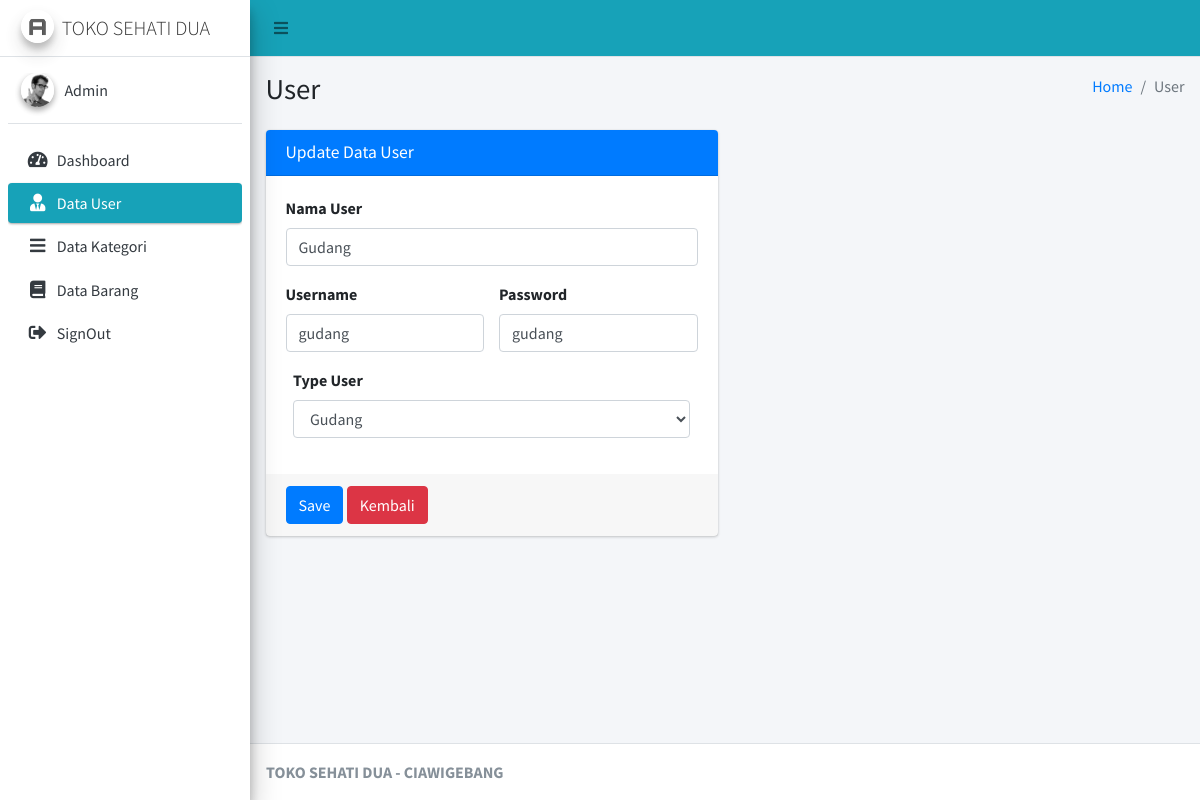
Page /Admin/cUser/edit/2 (signed in) on the committed database.
### tables this page shows
CREATE TABLE `user` (
  `id_user` int(11) NOT NULL,
  `nama_user` varchar(125) NOT NULL,
  `username` varchar(125) NOT NULL,
  `password` varchar(125) NOT NULL,
  `level_user` int(11) NOT NULL
);

### application/controllers/Admin/cUser.php (called while the page is built, shortened)
<?php
class cUser extends CI_Controller
{
	public function __construct()
	{
		$this->load->model('mUser');
	}
	public function edit($id)
	{
		$this->form_validation->set_rules('nama', 'Nama User', 'required');
		$this->form_validation->set_rules('username', 'Username', 'required');
		$this->form_validation->set_rules('password', 'Password', 'required');
		$this->form_validation->set_rules('type', 'Type User', 'required');
		if ($this->form_validation->run() == FALSE) {
			$data = array(
				'user' => $this->mUser->edit($id)
			);
			$this->load->view('Admin/Layout/head');
			$this->load->view('Admin/Layout/aside');
			$this->load->view('Admin/User/vUpdateUser', $data);
			$this->load->view('Admin/Layout/footer');
		}
	}
}

### index.php (called while the page is built, shortened)
<?php
require_once BASEPATH.'core/CodeIgniter.php';

### application/models/mUser.php (called while the page is built, shortened)
<?php
class mUser extends CI_Model
{
	public function edit($id)
	{
		$this->db->select('*');
		$this->db->from('user');
		$this->db->where('id_user', $id);
		return $this->db->get()->row();
	}
}

### application/views/Admin/User/vUpdateUser.php (the view, shortened to what this page needs)
<div class="content-wrapper">
	<section class="content-header">
		<div class="container-fluid">
			<div class="row mb-2">
				<div class="col-sm-6">
					<h1>User</h1>
				</div>
				<div class="col-sm-6">
					<ol class="breadcrumb float-sm-right">
						<li class="breadcrumb-item"><a href="#">Home</a></li>
						<li class="breadcrumb-item active">User</li>
					</ol>
				</div>
			</div>
		</div>
	</section>
	<section class="content">
		<div class="container-fluid">
			<div class="row">
				<div class="col-md-6">
					<div class="card card-primary">
						<div class="card-header">
							<h3 class="card-title">Update Data User</h3>
						</div>
						<form action="<?= base_url('Admin/cUser/edit/' . $user->id_user) ?>" method="POST" role="form">
							<div class="card-body">
								<div class="row">
									<div class="col-lg-12">
										<div class="form-group">
											<label for="exampleInputEmail1">Nama User</label>
											<input type="text" value="<?= $user->nama_user ?>" name="nama" class="form-control" id="exampleInputEmail1" placeholder="Masukkan nama user">
										</div>
									</div>
								</div>
								<div class="row">
									<div class="col-lg-6">
										<div class="form-group">
											<label for="exampleInputEmail1">Username</label>
											<input type="text" value="<?= $user->username ?>" name="username" class="form-control" id="exampleInputEmail1" placeholder="Masukkan username">
										</div>
									</div>
									<div class="col-lg-6">
										<div class="form-group">
											<label for="exampleInputEmail1">Password</label>
											<input type="text" value="<?= $user->password ?>" name="password" class="form-control" id="exampleInputEmail1" placeholder="Masukkan password">
										</div>
									</div>
								</div>
								<div class="col-lg-12">
									<div class="form-group">
										<label for="exampleInputEmail1">Type User</label>
										<select class="form-control" name="type">
											<option value="2" <?php if ($user->level_user == '2') {
																	echo 'selected';
																} ?>>Gudang</option>
										</select>
									</div>
								</div>
							</div>
							<div class="card-footer">
								<button type="submit" class="btn btn-primary">Save</button>
								<a href="<?= base_url('Admin/cUser') ?>" class="btn btn-danger">Kembali</a>
							</div>
						</form>
					</div>
				</div>
			</div>
		</div>
	</section>
</div>

### rows in the picture
user: nama "Gudang", username "gudang", password "gudang", type "Gudang"
